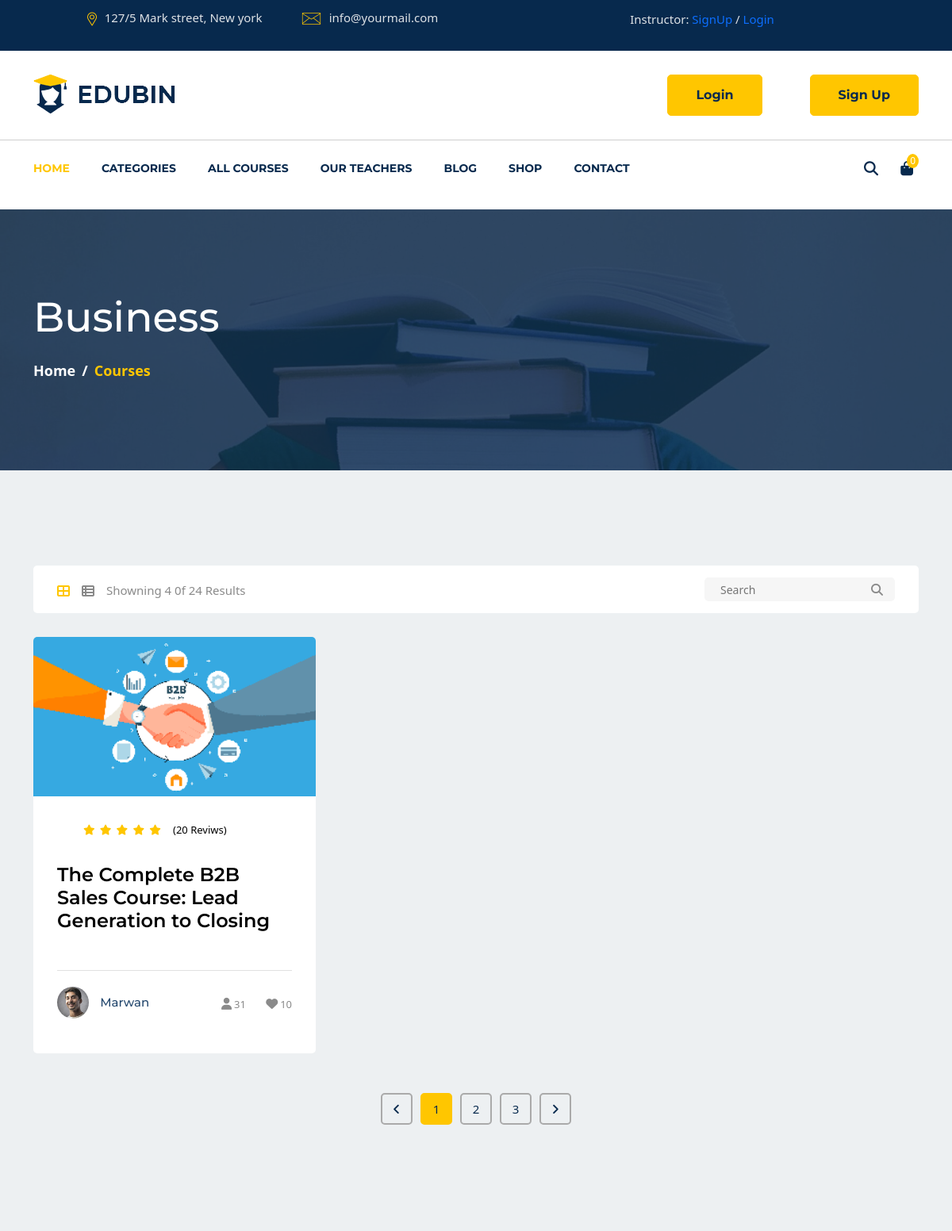
The app's page /category-detail/categorybusiness2/ (upper part), older data.
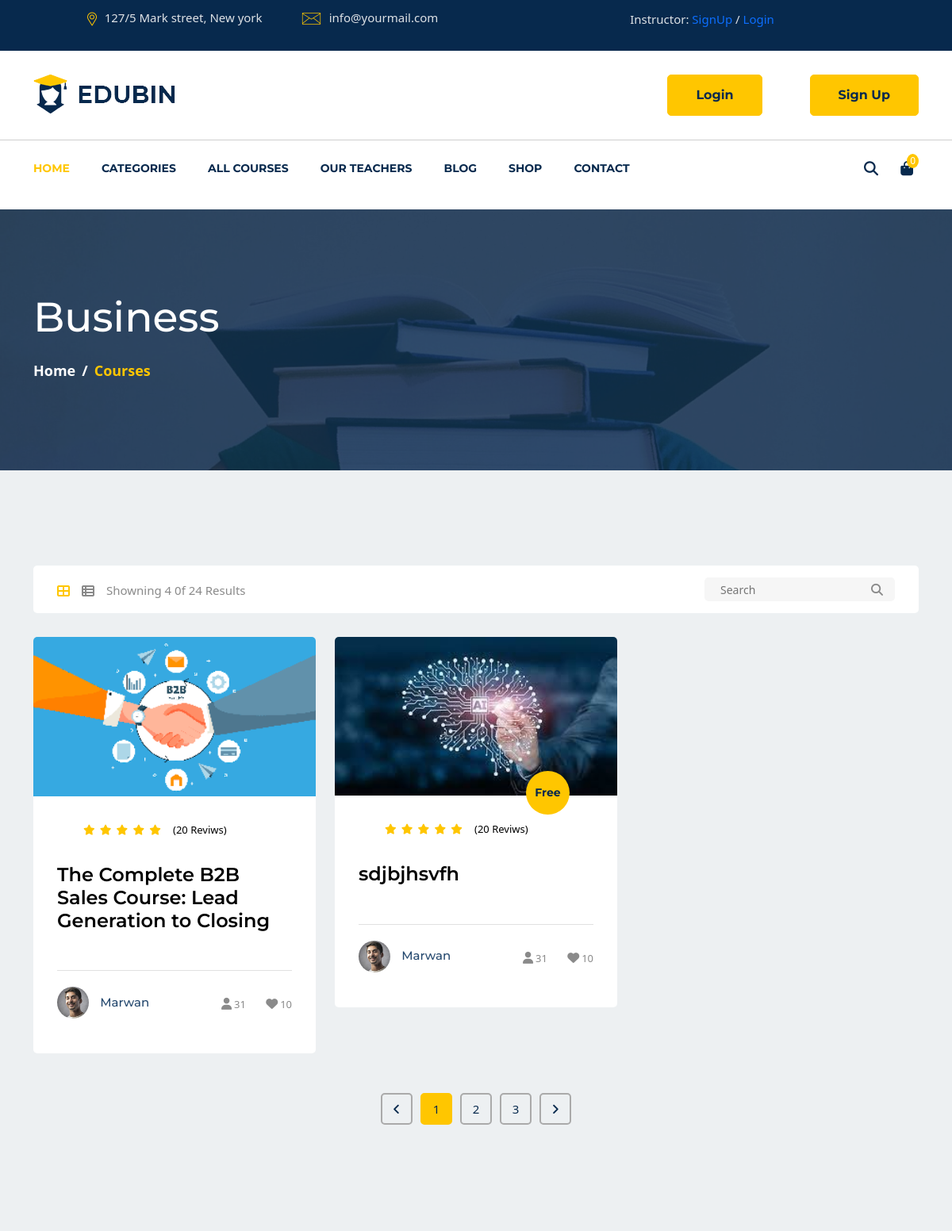
The same page, newer data.
### lms_main/models.py (models this page shows, shortened)
class Course(models.Model):
    STATUS = (
        ('PUBLISH', 'PUBLISH'),
        ('DRAFT', 'DRAFT'),
    )
    title = models.CharField(max_length=300)
    description = models.TextField()
    created_at = models.DateField(auto_now_add=True)
    featured_image = models.ImageField(
        upload_to='course/featured_images/', null=True, blank=True)
    price = models.IntegerField(
        null=True, default=0, blank=True)
    discount = models.IntegerField(null=True, blank=True)
    slug = models.SlugField(unique=True, null=True,
                            blank=True, max_length=300)
    status = models.CharField(choices=STATUS, max_length=100, null=True)
    author = models.ForeignKey(user_model.Instructor, on_delete=models.CASCADE)
    category = models.ForeignKey(
        lms_main_model.Category, on_delete=models.CASCADE)
    level = models.ForeignKey(lms_main_model.Level, on_delete=models.CASCADE)

### user/models.py (models this page shows, shortened)
class Instructor(models.Model):
    instructor = models.OneToOneField(
        User, on_delete=models.CASCADE, primary_key=True)
    profile_image = models.ImageField(
        null=True, blank=True, upload_to="profile_pictures/instructor/")
    about_me = models.TextField(null=True, blank=True)
    designation = models.CharField(null=True, blank=True, max_length=100)

class User(AbstractUser):
    username = models.CharField(_("Username"), max_length=150)
    email = models.EmailField(_("email address"), unique=True)
    USERNAME_FIELD = "email"
    REQUIRED_FIELDS = []
    objects = CustomUserManager()

### lms_main/views.py (the view)
def category_detail(request, slug):
    print(slug)
    category_obj = models.Category.objects.filter(slug=slug).first()
    print(category_obj)
    categories = models.Category.objects.all()
    category_courses = models.Course.objects.filter(
        status='PUBLISH', category_id=category_obj.id).all()
    context = {
        'categories': categories,
        'category_courses': category_courses,
        'category_obj': category_obj,
    }
    return render(request, 'lms_main/category_detail.html', context)

### lms_main/models.py (called while the page is built)
    def __str__(self):
        return f"Category {self.name}"

### lms_main/templates/lms_main/category_detail.html (shortened to what the changed rows need)
{% extends 'lms_main/base.html' %}
{% load static %}
{% block main %}
<section id="page-banner" class="pt-105 pb-110 bg_cover" data-overlay="8"
    style="background-image: url('{% static 'images/page-banner-2.jpg' %}');">
    <div class="container">
        <div class="row">
            <div class="col-lg-12">
                <div class="page-banner-cont">
                    <h2>{{ category_obj.name|title}}</h2>
                </div>
            </div>
        </div>
    </div>
</section>
<section id="courses-part" class="pt-120 pb-120 gray-bg">
    <div class="container">
        <div class="tab-content" id="myTabContent">
            <div class="tab-pane fade show active" id="courses-grid" role="tabpanel" aria-labelledby="courses-grid-tab">
                <div class="row">
                    {% for course in category_courses %}
                    <div class="col-lg-4 col-md-6">
                        <div class="singel-course mt-30">
                            <div class="thum">
                                <div class="image">
                                    {% if course.featured_image %}
                                    <img src="{{ course.featured_image.url }}" alt="Course">
                                    {% endif %}
                                </div>
                                {% if course.price == 0 %}
                                <div class="price">
                                    <span>Free</span>
                                </div>
                                {% endif %}
                            </div>
                            <div class="cont">
                                <ul>
                                    <li><i class="fa fa-star"></i></li>
                                    <li><i class="fa fa-star"></i></li>
                                    <li><i class="fa fa-star"></i></li>
                                    <li><i class="fa fa-star"></i></li>
                                    <li><i class="fa fa-star"></i></li>
                                </ul>
                                <span>(20 Reviws)</span>
                                <a href="{% url 'lms_main:single-course' course.slug %}">
                                    <h4>{{ course.title }}</h4>
                                </a>
                                <div class="course-teacher">
                                    <div class="thum">
                                        <a href="#">
                                            {% if course.author.profile_image %}
                                            <img src="{{ course.author.profile_image.url }}" alt="teacher">
                                            {% else %}
                                            <img src="{% static 'images/profile/user.png' %}" alt="teacher">
                                        {% endif %}
                                    </a>
                                    </div>
                                    <div class="name">
                                        <a href="#">
                                            <h6>{{ course.author.instructor.first_name }}</h6>
                                        </a>
                                    </div>
                                    <div class="admin">
                                        <ul>
                                            <li><a href="#"><i class="fa fa-user"></i><span>31</span></a></li>
                                            <li><a href="#"><i class="fa fa-heart"></i><span>10</span></a></li>
                                        </ul>
                                    </div>
                                </div>
                            </div>
                        </div>
                    </div>
                    {% endfor %}
                </div>
            </div>
        </div>
    </div>
</section>
{% endblock %}

Row changes from the older to the newer data that the page shows:
added Course: featured_image (picture), price "Free", title "sdjbjhsvfh", author.profile_image (picture), author.instructor.first_name "Marwan"
